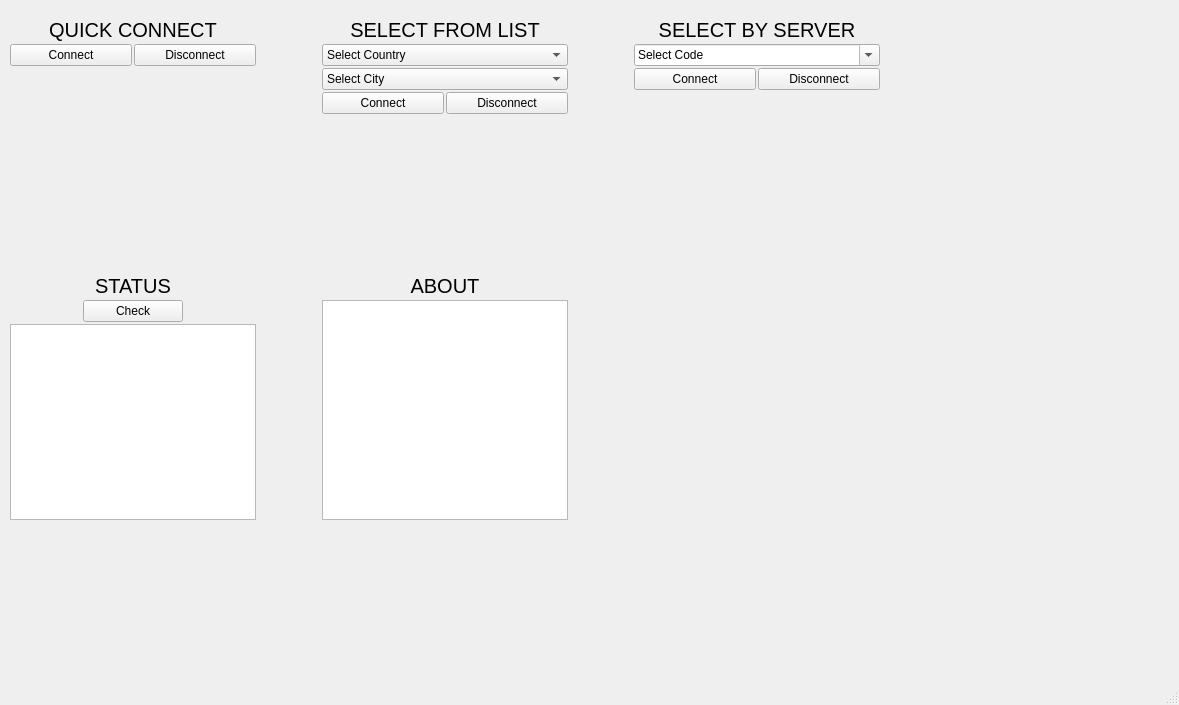
<?xml version="1.0" encoding="UTF-8"?>
<ui version="4.0">
 <class>MainWindow</class>
 <widget class="QMainWindow" name="MainWindow">
  <property name="geometry">
   <rect>
    <x>0</x>
    <y>0</y>
    <width>1179</width>
    <height>705</height>
   </rect>
  </property>
  <property name="windowTitle">
   <string>MainWindow</string>
  </property>
  <widget class="QWidget" name="centralwidget">
   <widget class="QWidget" name="widget" native="true">
    <property name="geometry">
     <rect>
      <x>8</x>
      <y>16</y>
      <width>250</width>
      <height>250</height>
     </rect>
    </property>
    <property name="minimumSize">
     <size>
      <width>250</width>
      <height>250</height>
     </size>
    </property>
    <property name="maximumSize">
     <size>
      <width>250</width>
      <height>250</height>
     </size>
    </property>
    <layout class="QVBoxLayout" name="verticalLayout">
     <property name="spacing">
      <number>2</number>
     </property>
     <property name="leftMargin">
      <number>2</number>
     </property>
     <property name="topMargin">
      <number>2</number>
     </property>
     <property name="rightMargin">
      <number>2</number>
     </property>
     <property name="bottomMargin">
      <number>2</number>
     </property>
     <item>
      <layout class="QGridLayout" name="gridLayout">
       <item row="0" column="0" colspan="2">
        <widget class="QLabel" name="label_4">
         <property name="font">
          <font>
           <pointsize>15</pointsize>
          </font>
         </property>
         <property name="text">
          <string>QUICK CONNECT</string>
         </property>
         <property name="alignment">
          <set>Qt::AlignCenter</set>
         </property>
        </widget>
       </item>
       <item row="1" column="0">
        <widget class="QPushButton" name="btnConnectQuick">
         <property name="toolTip">
          <string>Connects to optimal VPN server</string>
         </property>
         <property name="whatsThis">
          <string/>
         </property>
         <property name="text">
          <string>Connect</string>
         </property>
        </widget>
       </item>
       <item row="1" column="1">
        <widget class="QPushButton" name="btnDisConnectQuick">
         <property name="toolTip">
          <string>Disconnects from server</string>
         </property>
         <property name="text">
          <string>Disconnect</string>
         </property>
        </widget>
       </item>
      </layout>
     </item>
     <item>
      <spacer name="verticalSpacer">
       <property name="orientation">
        <enum>Qt::Vertical</enum>
       </property>
       <property name="sizeHint" stdset="0">
        <size>
         <width>20</width>
         <height>163</height>
        </size>
       </property>
      </spacer>
     </item>
    </layout>
   </widget>
   <widget class="QWidget" name="widget_2" native="true">
    <property name="geometry">
     <rect>
      <x>320</x>
      <y>16</y>
      <width>250</width>
      <height>250</height>
     </rect>
    </property>
    <property name="minimumSize">
     <size>
      <width>250</width>
      <height>250</height>
     </size>
    </property>
    <property name="maximumSize">
     <size>
      <width>250</width>
      <height>250</height>
     </size>
    </property>
    <layout class="QVBoxLayout" name="verticalLayout_2">
     <property name="spacing">
      <number>2</number>
     </property>
     <property name="leftMargin">
      <number>2</number>
     </property>
     <property name="topMargin">
      <number>2</number>
     </property>
     <property name="rightMargin">
      <number>2</number>
     </property>
     <property name="bottomMargin">
      <number>2</number>
     </property>
     <item>
      <layout class="QGridLayout" name="gridLayout_2">
       <item row="0" column="0" colspan="2">
        <widget class="QLabel" name="label_3">
         <property name="font">
          <font>
           <pointsize>15</pointsize>
          </font>
         </property>
         <property name="text">
          <string>SELECT FROM LIST</string>
         </property>
         <property name="alignment">
          <set>Qt::AlignCenter</set>
         </property>
        </widget>
       </item>
       <item row="1" column="0" colspan="2">
        <widget class="QComboBox" name="cbxCountry_2">
         <item>
          <property name="text">
           <string>Select Country</string>
          </property>
         </item>
        </widget>
       </item>
       <item row="2" column="0" colspan="2">
        <widget class="QComboBox" name="cbxCity_2">
         <item>
          <property name="text">
           <string>Select City</string>
          </property>
         </item>
        </widget>
       </item>
       <item row="3" column="0">
        <widget class="QPushButton" name="btnConnectList">
         <property name="toolTip">
          <string>Connects to optimal VPN server</string>
         </property>
         <property name="whatsThis">
          <string/>
         </property>
         <property name="text">
          <string>Connect</string>
         </property>
        </widget>
       </item>
       <item row="3" column="1">
        <widget class="QPushButton" name="btnDisConnectList">
         <property name="toolTip">
          <string>Disconnects from server</string>
         </property>
         <property name="text">
          <string>Disconnect</string>
         </property>
        </widget>
       </item>
      </layout>
     </item>
     <item>
      <spacer name="verticalSpacer_2">
       <property name="orientation">
        <enum>Qt::Vertical</enum>
       </property>
       <property name="sizeHint" stdset="0">
        <size>
         <width>20</width>
         <height>101</height>
        </size>
       </property>
      </spacer>
     </item>
    </layout>
   </widget>
   <widget class="QWidget" name="widget_3" native="true">
    <property name="geometry">
     <rect>
      <x>632</x>
      <y>16</y>
      <width>250</width>
      <height>250</height>
     </rect>
    </property>
    <property name="minimumSize">
     <size>
      <width>250</width>
      <height>250</height>
     </size>
    </property>
    <property name="maximumSize">
     <size>
      <width>250</width>
      <height>250</height>
     </size>
    </property>
    <layout class="QVBoxLayout" name="verticalLayout_3">
     <property name="spacing">
      <number>2</number>
     </property>
     <property name="leftMargin">
      <number>2</number>
     </property>
     <property name="topMargin">
      <number>2</number>
     </property>
     <property name="rightMargin">
      <number>2</number>
     </property>
     <property name="bottomMargin">
      <number>2</number>
     </property>
     <item>
      <layout class="QGridLayout" name="gridLayout_3">
       <item row="0" column="0" colspan="2">
        <widget class="QLabel" name="label_2">
         <property name="font">
          <font>
           <pointsize>15</pointsize>
          </font>
         </property>
         <property name="text">
          <string>SELECT BY SERVER</string>
         </property>
         <property name="alignment">
          <set>Qt::AlignCenter</set>
         </property>
        </widget>
       </item>
       <item row="1" column="0" colspan="2">
        <widget class="QComboBox" name="comboBox">
         <property name="editable">
          <bool>true</bool>
         </property>
         <item>
          <property name="text">
           <string>Select Code</string>
          </property>
         </item>
        </widget>
       </item>
       <item row="2" column="0">
        <widget class="QPushButton" name="btnConnectCode">
         <property name="toolTip">
          <string>Connects to optimal VPN server</string>
         </property>
         <property name="whatsThis">
          <string/>
         </property>
         <property name="text">
          <string>Connect</string>
         </property>
        </widget>
       </item>
       <item row="2" column="1">
        <widget class="QPushButton" name="btnDisConnectCode">
         <property name="toolTip">
          <string>Disconnects from server</string>
         </property>
         <property name="text">
          <string>Disconnect</string>
         </property>
        </widget>
       </item>
      </layout>
     </item>
     <item>
      <spacer name="verticalSpacer_3">
       <property name="orientation">
        <enum>Qt::Vertical</enum>
       </property>
       <property name="sizeHint" stdset="0">
        <size>
         <width>20</width>
         <height>132</height>
        </size>
       </property>
      </spacer>
     </item>
    </layout>
   </widget>
   <widget class="QWidget" name="widget_5" native="true">
    <property name="geometry">
     <rect>
      <x>8</x>
      <y>272</y>
      <width>250</width>
      <height>250</height>
     </rect>
    </property>
    <property name="minimumSize">
     <size>
      <width>250</width>
      <height>250</height>
     </size>
    </property>
    <property name="maximumSize">
     <size>
      <width>250</width>
      <height>250</height>
     </size>
    </property>
    <layout class="QVBoxLayout" name="verticalLayout_4">
     <property name="spacing">
      <number>2</number>
     </property>
     <property name="leftMargin">
      <number>2</number>
     </property>
     <property name="topMargin">
      <number>2</number>
     </property>
     <property name="rightMargin">
      <number>2</number>
     </property>
     <property name="bottomMargin">
      <number>2</number>
     </property>
     <item>
      <layout class="QGridLayout" name="gridLayout_4">
       <item row="1" column="0">
        <spacer name="horizontalSpacer">
         <property name="orientation">
          <enum>Qt::Horizontal</enum>
         </property>
         <property name="sizeHint" stdset="0">
          <size>
           <width>40</width>
           <height>20</height>
          </size>
         </property>
        </spacer>
       </item>
       <item row="1" column="1">
        <widget class="QPushButton" name="btnStatusCheck">
         <property name="minimumSize">
          <size>
           <width>100</width>
           <height>0</height>
          </size>
         </property>
         <property name="maximumSize">
          <size>
           <width>0</width>
           <height>16777215</height>
          </size>
         </property>
         <property name="toolTip">
          <string>Connects to optimal VPN server</string>
         </property>
         <property name="whatsThis">
          <string/>
         </property>
         <property name="text">
          <string>Check</string>
         </property>
        </widget>
       </item>
       <item row="1" column="2">
        <spacer name="horizontalSpacer_2">
         <property name="orientation">
          <enum>Qt::Horizontal</enum>
         </property>
         <property name="sizeHint" stdset="0">
          <size>
           <width>40</width>
           <height>20</height>
          </size>
         </property>
        </spacer>
       </item>
       <item row="2" column="0" colspan="3">
        <widget class="QPlainTextEdit" name="plainTextEdit">
         <property name="maximumSize">
          <size>
           <width>16777215</width>
           <height>200</height>
          </size>
         </property>
        </widget>
       </item>
       <item row="0" column="0" colspan="3">
        <widget class="QLabel" name="label_5">
         <property name="font">
          <font>
           <pointsize>15</pointsize>
          </font>
         </property>
         <property name="text">
          <string>STATUS</string>
         </property>
         <property name="alignment">
          <set>Qt::AlignCenter</set>
         </property>
        </widget>
       </item>
      </layout>
     </item>
    </layout>
   </widget>
   <widget class="QStackedWidget" name="stackedWidget">
    <property name="geometry">
     <rect>
      <x>608</x>
      <y>296</y>
      <width>473</width>
      <height>329</height>
     </rect>
    </property>
    <property name="currentIndex">
     <number>4</number>
    </property>
    <widget class="QWidget" name="page"/>
    <widget class="QWidget" name="page_2"/>
    <widget class="QWidget" name="page_3"/>
    <widget class="QWidget" name="page_4"/>
    <widget class="QWidget" name="page_5"/>
   </widget>
   <widget class="QWidget" name="widget_4" native="true">
    <property name="geometry">
     <rect>
      <x>320</x>
      <y>272</y>
      <width>250</width>
      <height>250</height>
     </rect>
    </property>
    <property name="minimumSize">
     <size>
      <width>250</width>
      <height>250</height>
     </size>
    </property>
    <property name="maximumSize">
     <size>
      <width>250</width>
      <height>250</height>
     </size>
    </property>
    <layout class="QVBoxLayout" name="verticalLayout_5">
     <property name="spacing">
      <number>2</number>
     </property>
     <property name="leftMargin">
      <number>2</number>
     </property>
     <property name="topMargin">
      <number>2</number>
     </property>
     <property name="rightMargin">
      <number>2</number>
     </property>
     <property name="bottomMargin">
      <number>2</number>
     </property>
     <item>
      <layout class="QGridLayout" name="gridLayout_5">
       <item row="0" column="0">
        <widget class="QLabel" name="label">
         <property name="font">
          <font>
           <pointsize>15</pointsize>
          </font>
         </property>
         <property name="text">
          <string>ABOUT</string>
         </property>
         <property name="alignment">
          <set>Qt::AlignCenter</set>
         </property>
        </widget>
       </item>
       <item row="1" column="0">
        <widget class="QTextEdit" name="textEdit"/>
       </item>
      </layout>
     </item>
    </layout>
   </widget>
  </widget>
  <widget class="QMenuBar" name="menubar">
   <property name="geometry">
    <rect>
     <x>0</x>
     <y>0</y>
     <width>1179</width>
     <height>23</height>
    </rect>
   </property>
  </widget>
  <widget class="QStatusBar" name="statusbar"/>
 </widget>
 <resources/>
 <connections/>
</ui>
